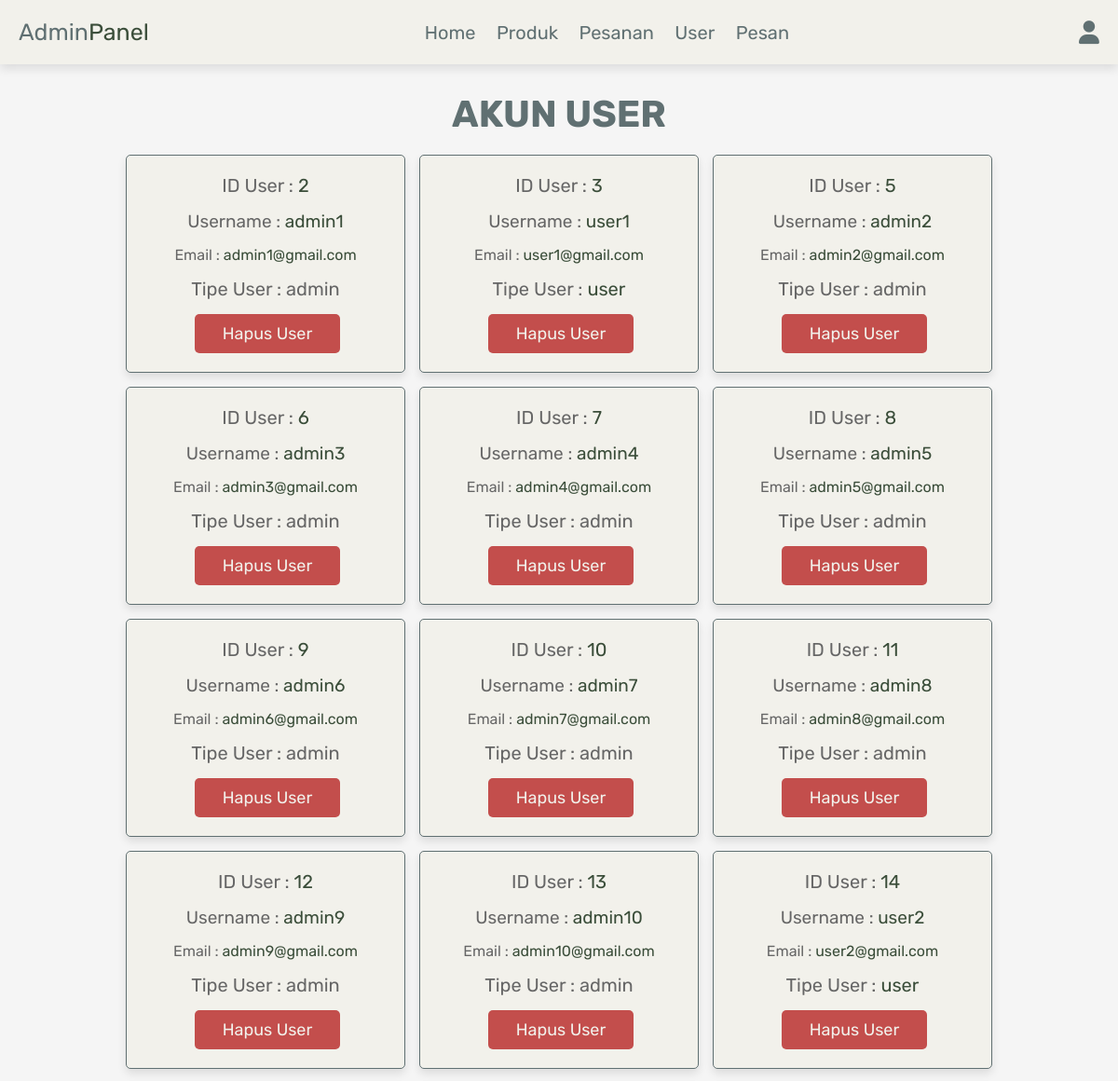
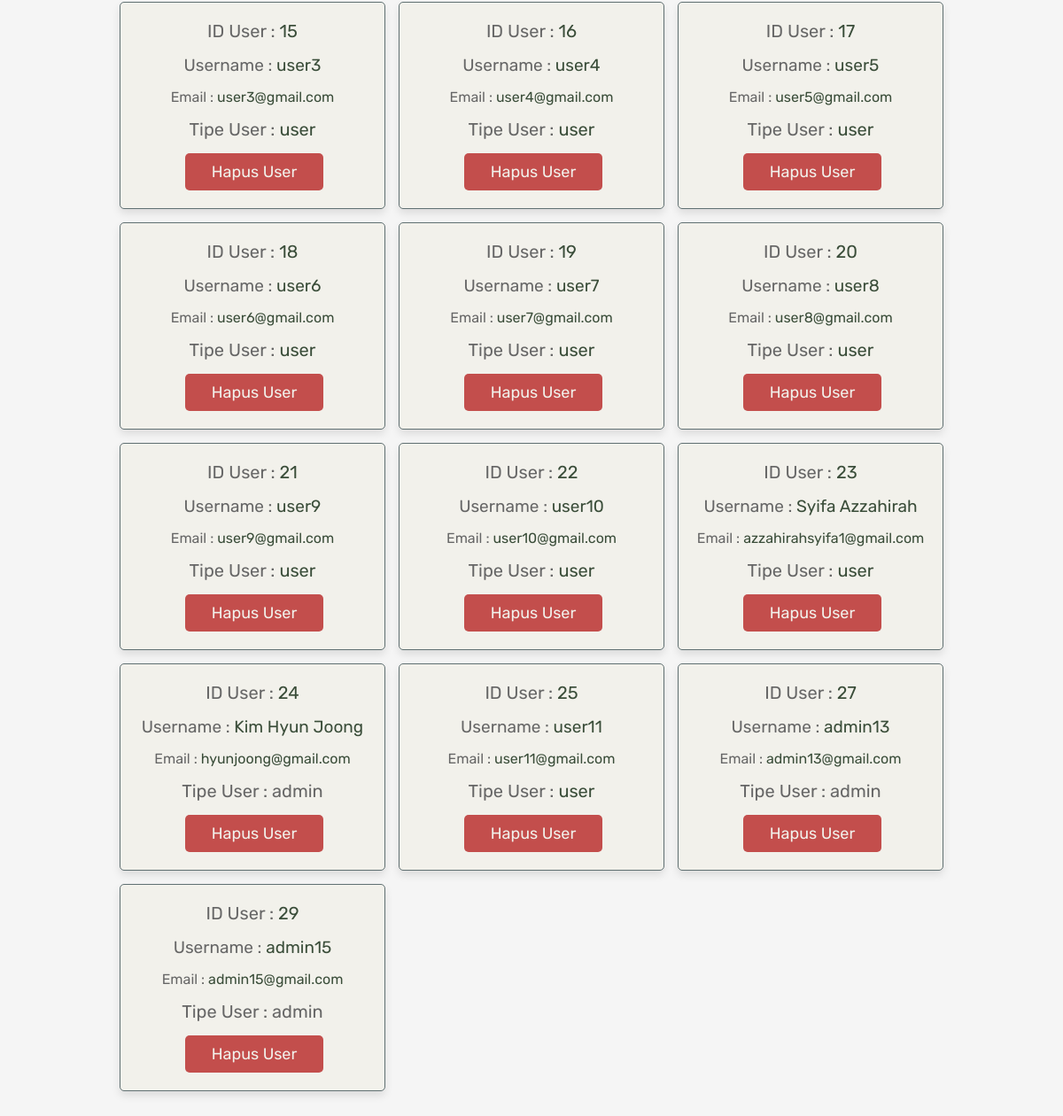
The page /admin_users.php (signed in) on the database its author committed (2 pictures, top to bottom).
### tables this page shows
CREATE TABLE `users` (
  `id` int(100) NOT NULL,
  `name` varchar(100) NOT NULL,
  `email` varchar(100) NOT NULL,
  `password` varchar(100) NOT NULL,
  `user_type` varchar(20) NOT NULL DEFAULT 'user'
);

### admin_users.php (the view, shortened to what this page needs)
<?php
include 'config.php';
?>
<!DOCTYPE html>
<html lang="en">
<head>
   <link rel="stylesheet" href="https://cdnjs.cloudflare.com/ajax/libs/font-awesome/6.0.0/css/all.min.css">
   <link rel="stylesheet" href="css/admin_style.css">
</head>
<body>
<?php include 'admin_header.php'; ?>
<section class="users">
   <h1 class="title"> Akun User </h1>
   <div class="box-container">
      <?php
         $select_users = mysqli_query($conn, "SELECT * FROM `users`") or die('query failed');
         while($fetch_users = mysqli_fetch_assoc($select_users)){
      ?>
      <div class="box">
         <p style="font-size: 2rem;"> ID User : <span><?php echo $fetch_users['id']; ?></span> </p>
         <p style="font-size: 1.9rem;"> Username : <span><?php echo $fetch_users['name']; ?></span> </p>
         <p style="font-size: 1.6rem;"> Email : <span><?php echo $fetch_users['email']; ?></span> </p>
         <p style="font-size: 2rem;"> Tipe User : <span style="color:<?php if($fetch_users['user_type'] == 'admin'){ echo 'var(--orange)'; } ?>"><?php echo $fetch_users['user_type']; ?></span> </p>
         <a href="admin_users.php?delete=<?php echo $fetch_users['id']; ?>" onclick="return confirm('Hapus User Ini?');" class="delete-btn">Hapus User</a>
      </div>
      <?php
         };
      ?>
   </div>
</section>
</body>
</html>

### css/admin_style.css (style rules this page uses)
:root { --green: #4f6f52; --oldgreen: #3a4d39; --red: #c34e4c; --yellow: #deb332; --black: #607072; --white: #f2f1eb; --light-color: #666; --light-white: #ccc; --light-bg: #f5f5f5; --border: 0.1rem solid var(--black); --box-shadow: 0 0.5rem 1rem rgba(0, 0, 0, 0.1); }
* { font-family: "Rubik", sans-serif; margin: 0; padding: 0; box-sizing: border-box; outline: none; border: none; text-decoration: none; transition: all 0.2s linear; }
html { font-size: 62.5%; overflow-x: hidden; }
body { background-color: var(--light-bg); }
section { padding: 3rem 2rem; }
.title { text-align: center; margin-bottom: 2rem; text-transform: uppercase; color: var(--black); font-size: 4rem; }
.btn, .option-btn, .delete-btn, .white-btn, .detail-btn { display: inline-block; margin-top: 1rem; padding: 1rem 3rem; cursor: pointer; color: var(--white); font-size: 1.8rem; border-radius: 0.5rem; text-transform: capitalize; margin-left: 0.5rem; margin-right: 0.1rem; }
.delete-btn { background-color: var(--red); }
.users .box-container { display: grid; grid-template-columns: repeat(auto-fit, 30rem); justify-content: center; gap: 1.5rem; max-width: 1200px; margin: 0 auto; align-items: flex-start; }
.users .box-container .box { background-color: var(--white); padding: 2rem; border: var(--border); box-shadow: var(--box-shadow); border-radius: 0.5rem; text-align: center; }
.users .box-container .box p { padding-bottom: 1.5rem; color: var(--light-color); }
.users .box-container .box p span { color: var(--oldgreen); }
.users .box-container .box .delete-btn { margin-top: 0; }

### rows shown on the page
users: id "2", name "admin1", email "admin1@gmail.com", user_type "admin"
users: id "3", name "user1", email "user1@gmail.com", user_type "user"
users: id "5", name "admin2", email "admin2@gmail.com", user_type "admin"
users: id "6", name "admin3", email "admin3@gmail.com", user_type "admin"
users: id "7", name "admin4", email "admin4@gmail.com", user_type "admin"
users: id "8", name "admin5", email "admin5@gmail.com", user_type "admin"
users: id "9", name "admin6", email "admin6@gmail.com", user_type "admin"
users: id "10", name "admin7", email "admin7@gmail.com", user_type "admin"
users: id "11", name "admin8", email "admin8@gmail.com", user_type "admin"
users: id "12", name "admin9", email "admin9@gmail.com", user_type "admin"
users: id "13", name "admin10", email "admin10@gmail.com", user_type "admin"
users: id "14", name "user2", email "user2@gmail.com", user_type "user"
users: id "15", name "user3", email "user3@gmail.com", user_type "user"
users: id "16", name "user4", email "user4@gmail.com", user_type "user"
users: id "17", name "user5", email "user5@gmail.com", user_type "user"
users: id "18", name "user6", email "user6@gmail.com", user_type "user"
users: id "19", name "user7", email "user7@gmail.com", user_type "user"
users: id "20", name "user8", email "user8@gmail.com", user_type "user"
users: id "21", name "user9", email "user9@gmail.com", user_type "user"
users: id "22", name "user10", email "user10@gmail.com", user_type "user"
users: id "23", name "Syifa Azzahirah", email "azzahirahsyifa1@gmail.com", user_type "user"
users: id "24", name "Kim Hyun Joong", email "hyunjoong@gmail.com", user_type "admin"
users: id "25", name "user11", email "user11@gmail.com", user_type "user"
users: id "27", name "admin13", email "admin13@gmail.com", user_type "admin"
users: id "29", name "admin15", email "admin15@gmail.com", user_type "admin"
